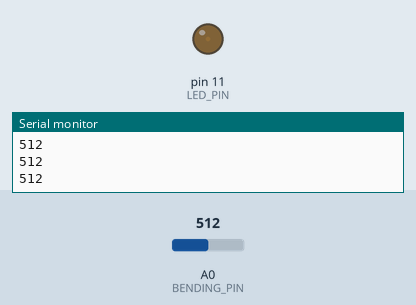
Recording of a sketch running on a simulated Arduino Uno, built with avr-gcc and run on an emulated ATmega328P. On the bench: output pins drawn as LEDs (lit = HIGH), the last lines printed to the serial monitor. Inputs (shaded band) come from the test bench; at power-on: A0 (BENDING_PIN) = 512.

Above: at 6.2 s.
6.3 s: A0 (BENDING_PIN) set to 716
At 6.9 s:
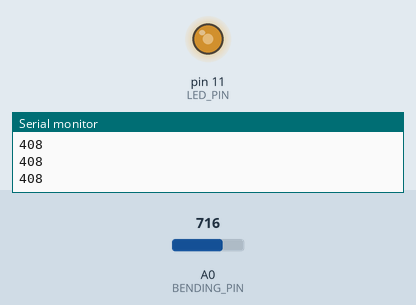
7.8 s: A0 (BENDING_PIN) set to 1023
At 9.0 s:
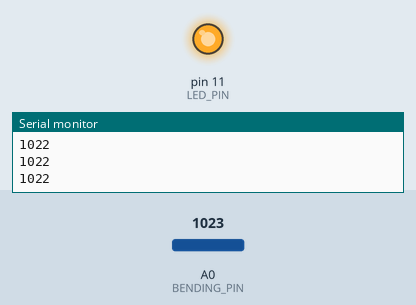
9.3 s: A0 (BENDING_PIN) set to 140
At 10.1 s:
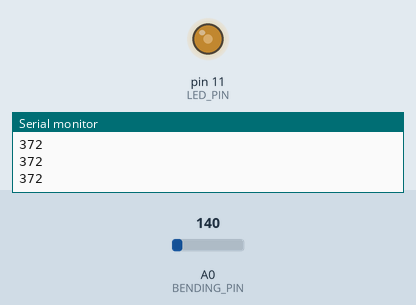
10.8 s: A0 (BENDING_PIN) set to 0
At 11.4 s:
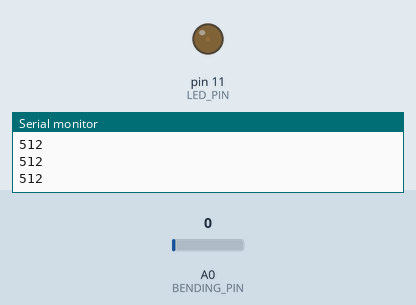
Timing chart, 0 to 13.3 s (numbered marks = the images above; inputs shaded):
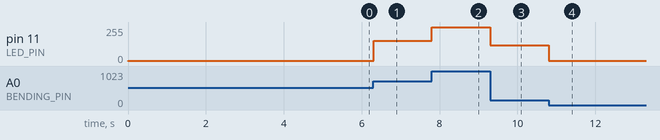

Measured:
- after the input at 6.3 s, pin 11 (LED_PIN): 1/255 → 153/255 at once
- after the input at 7.8 s, pin 11 (LED_PIN): 153/255 → 255/255 at once
- after the input at 9.3 s, pin 11 (LED_PIN): 255/255 → 117/255 at once
- after the input at 10.8 s, pin 11 (LED_PIN): 117/255 → 1/255 at once

The sketch:

main.ino
```cpp
/*
...:::  Bachelor Thesis Support :::...
  Author  : Jan Głos
  Date  : 25/03/18
*/

#define BENDING_PIN 0
#define LED_PIN 11
#define MIN_DIFF 7
#define ZERO_VALUE 1

int bending_old = 0;
int diff = 0;
int val_zero = 0;

void setup(){

  pinMode(LED_PIN, OUTPUT);

analogWrite(LED_PIN, ZERO_VALUE);
    Serial.begin(9600);
  while (!Serial) {
  }
val_zero = analogRead(BENDING_PIN);
Serial.println("Initial Value :");
Serial.println(val_zero);
delay(5000);
analogWrite(LED_PIN, 0);

}

void loop(){

  int bending = analogRead(BENDING_PIN);

  if((bending - val_zero) < 0){
    diff = val_zero - bending;
  }else if((bending - val_zero) > 0){
    diff = 2*(bending - val_zero); //Different value for second site of sensor
  }else if((bending - val_zero) == 0){
    diff = bending;
  };


  if(5 < diff < 150){
    bending_old = ZERO_VALUE + (diff);
    //Serial.println("New value : ");
    Serial.println(diff);
    if(diff > MIN_DIFF){
      analogWrite(LED_PIN, ZERO_VALUE + (diff));
    }else{
      analogWrite(LED_PIN, 5);
    }
  }else if(0 < diff < 5){
    analogWrite(LED_PIN, 5);
  }
  else if(diff = -1){
    analogWrite(LED_PIN, bending_old);
    //Serial.println("No difference, old value");
  }else{
    analogWrite(LED_PIN, bending_old);
    //Serial.println("too high difference, old value");
  };


  /*
  if (bending < 150){
    analogWrite(LED_PIN, bending/4);
  }else if (bending >= 150){
    analogWrite(LED_PIN, 150);
  }
  Serial.println(bending);
  bending_old = bending;
  */
  delay(10);

}

void startUp(int *start_val, int *left_val, int *right_val){
  int read_val;
  Serial.println("Odczyt wartiści ? [Y/n]");
  int tmp = 0;
  do{
    tmp = Serial.read();
    delay(10);
  }while(tmp == 0);
  if(tmp == 0x59 || tmp == 0x79){
    Serial.println("Odczyt wartości zerowej [Y/n]");
    read_val = Serial.read();
    if(read_val == 0x59 || read_val == 0x79){
      *start_val = 0;
      do{
        *start_val = analogRead(BENDING_PIN);
        delay(10);
      }while(*start_val == 0);
      Serial.println("Odczytano :");
      Serial.println(*start_val);
    }else{
      Serial.println("BLAD !");
    }
    Serial.println("Odczyt wartości skrajnej lewej [Y/n]");
    read_val = Serial.read();
    if(read_val == 0x59 || read_val == 0x79){
      *left_val = 0;
      do{
        *left_val = analogRead(BENDING_PIN);
        delay(10);
      }while(*left_val == 0);
      Serial.println("Odczytano :");
      Serial.println(*left_val);
    }else{
      Serial.println("BLAD !");
    }
    Serial.println("Odczyt wartości skrajnej prawej [Y/n]");
    read_val = Serial.read();
    if(read_val == 0x59 || read_val == 0x79){
      *right_val = 0;
      do{
        *right_val = analogRead(BENDING_PIN);
        delay(10);
      }while(*right_val == 0);
      Serial.println("Odczytano :");
      Serial.println(*right_val);
    }else{
      Serial.println("BLAD !");
    }
  }else{

  }
}
```
